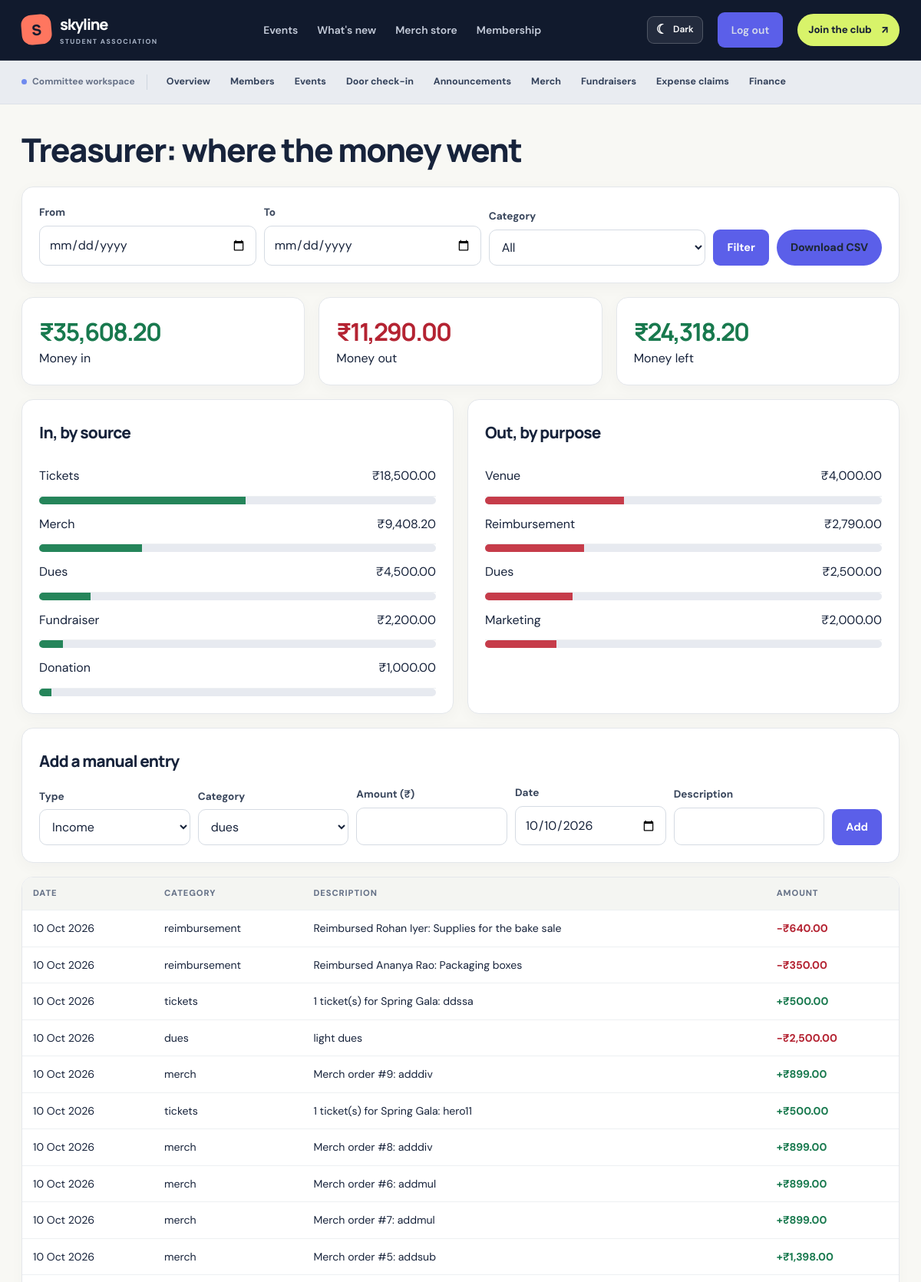
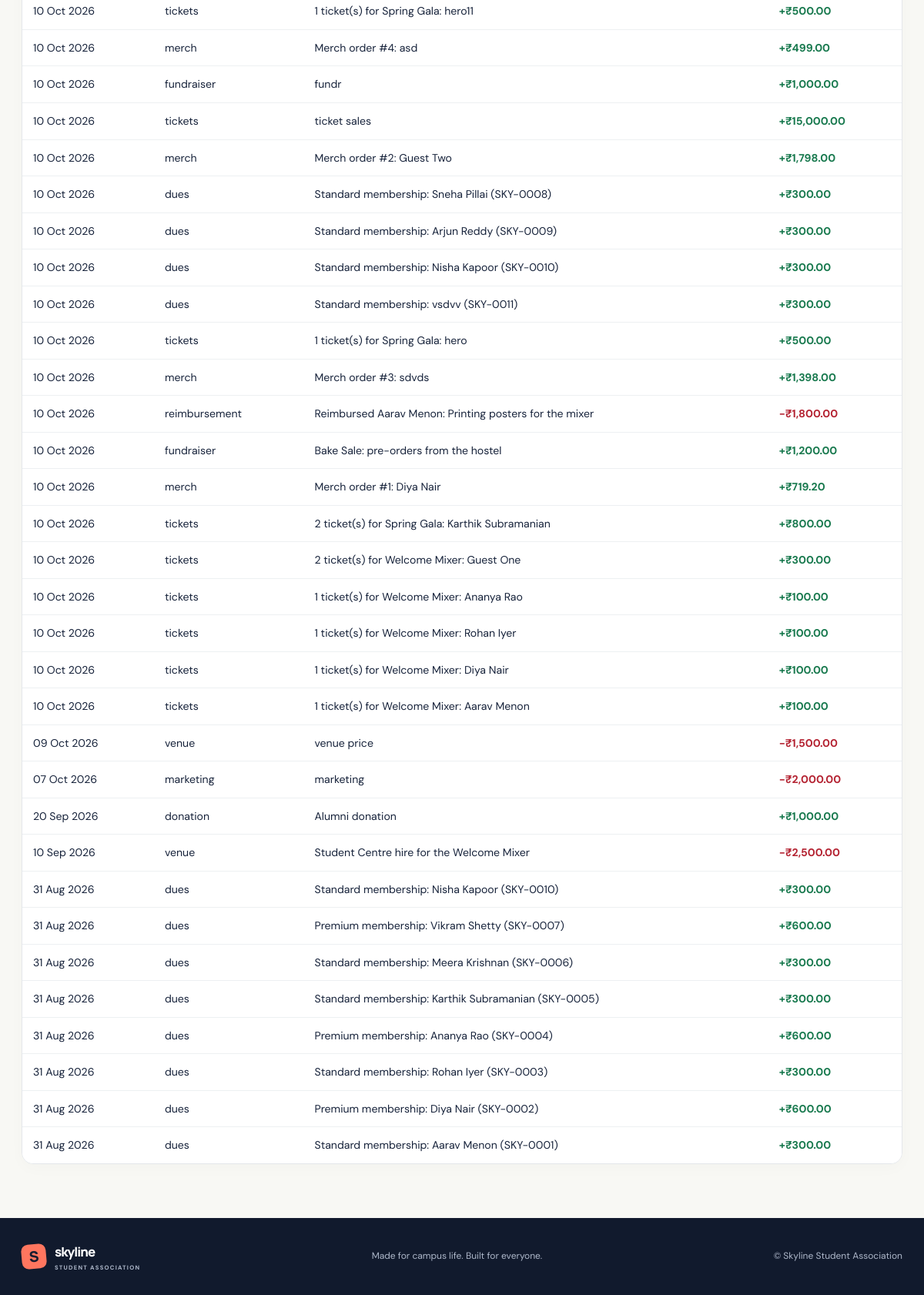
The app's page /admin/finance (signed in) with its own data (2 pictures, top to bottom).
### tables this page shows
CREATE TABLE transactions (
    id INTEGER PRIMARY KEY,
    date TEXT NOT NULL,
    kind TEXT NOT NULL CHECK (kind IN ('income', 'expense')),
    category TEXT NOT NULL,
    amount REAL NOT NULL,
    description TEXT NOT NULL,
    ref TEXT
);

### app.py (the view)
@app.get('/admin/finance')
@admin_required
def admin_finance():
    rows, start, end, category = finance_rows()
    income = sum(r['amount'] for r in rows if r['kind'] == 'income')
    expense = sum(r['amount'] for r in rows if r['kind'] == 'expense')
    breakdown = {'income': {}, 'expense': {}}
    for r in rows:
        breakdown[r['kind']][r['category']] = breakdown[r['kind']].get(r['category'], 0) + r['amount']
    return render_template('admin_finance.html', rows=rows, income=income, expense=expense, breakdown=breakdown,
                           start=start, end=end, category=category,
                           categories=sorted(set(INCOME_CATEGORIES + EXPENSE_CATEGORIES)),
                           income_cats=INCOME_CATEGORIES, expense_cats=EXPENSE_CATEGORIES, today=today_iso())

### app.py (called while the page is built)
@app.context_processor
def inject_csrf_token():
    from flask_wtf.csrf import generate_csrf
    return {"csrf_token": generate_csrf}

def today_iso():
    return date.today().isoformat()

@app.template_filter('money')
def money_filter(value):
    return f"₹{float(value or 0):,.2f}"

@app.template_filter('pretty')
def pretty_filter(value):
    if not value:
        return ''
    try:
        parsed = datetime.fromisoformat(value)
    except ValueError:
        return value
    if 'T' in value or ' ' in value:
        return parsed.strftime('%d %b %Y, %I:%M %p')
    return parsed.strftime('%d %b %Y')

@app.context_processor
def inject_globals():
    return {'is_admin': bool(session.get('admin')), 'status_of': member_status}

def admin_required(view):
    @wraps(view)
    def wrapper(*args, **kwargs):
        if not session.get('admin'):
            return redirect(url_for('login', next=request.full_path.rstrip('?')))
        return view(*args, **kwargs)
    return wrapper

def finance_rows():
    start, end = request.args.get('start', ''), request.args.get('end', '')
    category = request.args.get('category', '')
    sql, args = 'SELECT * FROM transactions WHERE 1 = 1', []
    if start:
        sql += ' AND date >= ?'
        args.append(start)
    if end:
        sql += ' AND date <= ?'
        args.append(end)
    if category:
        sql += ' AND category = ?'
        args.append(category)
    return query(sql + ' ORDER BY date DESC, id DESC', args), start, end, category

### db.py (called while the page is built)
def get_db():
    if 'db' not in g:
        g.db = sqlite3.connect(DB_PATH)
        g.db.row_factory = sqlite3.Row
        g.db.execute('PRAGMA foreign_keys = ON')
    return g.db

def query(sql, args=(), one=False):
    cur = get_db().execute(sql, args)
    rows = cur.fetchall()
    cur.close()
    if one:
        return rows[0] if rows else None
    return rows

### templates/admin_finance.html
{% extends 'base.html' %}
{% block content %}
<h1>Treasurer: where the money went</h1>
<form method="get" class="inline card">
  <div><label>From</label><input type="date" name="start" value="{{ start }}"></div>
  <div><label>To</label><input type="date" name="end" value="{{ end }}"></div>
  <div><label>Category</label><select name="category"><option value="">All</option>{% for c in categories %}<option {% if c == category %}selected{% endif %}>{{ c }}</option>{% endfor %}</select></div>
  <button type="submit">Filter</button>
  <a class="btn secondary" style="color:#1f2937" href="{{ url_for('admin_finance_csv', start=start, end=end, category=category) }}">Download CSV</a>
</form>
<div class="grid3">
  <div class="card"><div class="stat pos">{{ income|money }}</div>Money in</div>
  <div class="card"><div class="stat neg">{{ expense|money }}</div>Money out</div>
  <div class="card"><div class="stat {{ 'pos' if income - expense >= 0 else 'neg' }}">{{ (income - expense)|money }}</div>Money left</div>
</div>
<div class="grid2">
  <div class="card"><h2>In, by source</h2>
    {% for cat, amt in breakdown.income|dictsort(by='value')|reverse %}<div class="item"><span>{{ cat|capitalize }}</span><span>{{ amt|money }}</span></div>
    <div class="bar-track"><div class="bar-fill green" style="width:{{ (amt * 100 / income)|round }}%"></div></div>
    {% else %}<p class="muted">Nothing yet.</p>{% endfor %}</div>
  <div class="card"><h2>Out, by purpose</h2>
    {% for cat, amt in breakdown.expense|dictsort(by='value')|reverse %}<div class="item"><span>{{ cat|capitalize }}</span><span>{{ amt|money }}</span></div>
    <div class="bar-track"><div class="bar-fill red" style="width:{{ (amt * 100 / expense)|round }}%"></div></div>
    {% else %}<p class="muted">Nothing yet.</p>{% endfor %}</div>
</div>
<form method="post" action="{{ url_for('admin_finance_add') }}" class="card">
  <input type="hidden" name="csrf_token" value="{{ csrf_token() }}"><h2>Add a manual entry</h2>
  <div class="inline">
    <div><label>Type</label><select name="kind"><option value="income">Income</option><option value="expense">Expense</option></select></div>
    <div><label>Category</label><select name="category">{% for c in income_cats %}<option>{{ c }}</option>{% endfor %}{% for c in expense_cats if c not in income_cats %}<option>{{ c }}</option>{% endfor %}</select></div>
    <div><label>Amount (₹)</label><input name="amount" type="number" step="0.01" min="0.01" required></div>
    <div><label>Date</label><input name="date" type="date" value="{{ today }}"></div>
    <div><label>Description</label><input name="description" required></div>
    <button type="submit">Add</button>
  </div>
</form>
<div class="table-wrap"><table>
  <tr><th>Date</th><th>Category</th><th>Description</th><th>Amount</th></tr>
  {% for r in rows %}<tr><td>{{ r.date|pretty }}</td><td>{{ r.category }}</td><td>{{ r.description }}</td>
    <td class="{{ 'pos' if r.kind == 'income' else 'neg' }}">{{ '+' if r.kind == 'income' else '-' }}{{ r.amount|money }}</td></tr>
  {% else %}<tr><td colspan="4" class="muted">No entries match.</td></tr>{% endfor %}
</table></div>
{% endblock %}

### static/style.css (style rules this page uses)
:root { --ink: #17243b; --ink-deep: #101b31; --ink-soft: #283752; --paper: #f7f7f3; --white: #ffffff; --muted: #747e8e; --line: #e4e7e9; --lime: #d7f36a; --blue: #647df5; --brand: #536de8; --brand-dark: #3c52c5; --ok: #18794e; --warn: #a96510; --bad: #b42332; --shadow: 0 16px 42px rgba(23, 36, 59, .07); }
* { box-sizing: border-box; }
html { scroll-behavior: smooth; }
body { margin: 0; font-family: 'DM Sans', system-ui, -apple-system, 'Segoe UI', sans-serif; background: var(--paper); color: var(--ink); line-height: 1.6; -webkit-font-smoothing: antialiased; }
a { color: var(--brand-dark); text-decoration: none; transition: color .18s ease, background .18s ease, transform .18s ease; }
button, input, select, textarea { font: inherit; }
.btn, button { display: inline-flex; align-items: center; justify-content: center; gap: 12px; min-height: 44px; padding: 11px 17px; border: 1px solid transparent; border-radius: 9px; background: var(--brand); color: #fff; font-size: .9rem; font-weight: 700; cursor: pointer; text-decoration: none; transition: transform .18s ease, background .18s ease, box-shadow .18s ease; }
h1, h2, h3, h4 { color: var(--ink); font-family: 'Manrope', sans-serif; letter-spacing: -.035em; }
main h1 { margin: .2em 0 .55em; font-size: clamp(1.9rem, 4vw, 2.65rem); font-weight: 800; line-height: 1.12; }
main h2 { margin: .2em 0 .65em; font-size: 1.3rem; font-weight: 800; }
.grid2 { display: grid; grid-template-columns: repeat(auto-fit, minmax(min(100%, 300px), 1fr)); gap: 18px; }
.grid3 { display: grid; grid-template-columns: repeat(auto-fit, minmax(min(100%, 220px), 1fr)); gap: 18px; }
.card { padding: 22px; margin-bottom: 18px; border: 1px solid var(--line); border-radius: 13px; background: #fff; box-shadow: 0 3px 12px rgba(23,36,59,.025); }
.stat { font: 800 2rem 'Manrope', sans-serif; letter-spacing: -.06em; }
.item { display: flex; justify-content: space-between; align-items: flex-start; gap: 14px; padding: 13px 0; border-bottom: 1px solid #edf0f2; }
label { display: block; margin: 13px 0 6px; color: #39465c; font-size: .85rem; font-weight: 700; }
input, select, textarea { width: 100%; padding: 11px 12px; border: 1px solid #d5dbe3; border-radius: 9px; outline: none; background: #fff; color: var(--ink); transition: border-color .15s ease, box-shadow .15s ease; }
.inline { display: flex; align-items: end; flex-wrap: wrap; gap: 10px; }
.inline > div { flex: 1; min-width: 140px; }
.inline label { margin-top: 0; }
.table-wrap { overflow-x: auto; border: 1px solid var(--line); border-radius: 11px; background: #fff; }
table { width: 100%; border-collapse: collapse; background: #fff; }
th, td { padding: 12px 14px; border-bottom: 1px solid #edf0f2; text-align: left; vertical-align: top; font-size: .88rem; }
th { background: #f2f4f7; color: #657187; font-size: .7rem; font-weight: 800; text-transform: uppercase; letter-spacing: .08em; }
tr:last-child td { border-bottom: 0; }
.bar-track { height: 10px; overflow: hidden; border-radius: 999px; background: #e7eaf0; }
.bar-fill { height: 100%; background: var(--brand); }
.bar-fill.green { background: #25855a; }
.bar-fill.red { background: #c63c4a; }
.pos { color: var(--ok); font-weight: 700; }
.neg { color: var(--bad); font-weight: 700; }
:root { --ink:#17233b;--ink-deep:#111a2d;--ink-soft:#293854;--paper:#f8f8f4;--white:#fff;--muted:#737e90;--line:#e4e7eb;--lime:#d8f36a;--blue:#5865f2;--brand:#5b5fe9;--brand-dark:#4248c9;--coral:#ff765f;--ok:#18794e;--warn:#a96510;--bad:#b42332;--shadow:0 18px 48px rgba(23,35,59,.10) }
body { background:#f8f8f4;color:var(--ink) }
.btn { border-radius:999px;font-weight:800;letter-spacing:-.01em;transition:transform .2s ease,box-shadow .2s ease,background .2s ease }
.card,.table-wrap,.ticket,.col { border-radius:15px }
.card { box-shadow:0 5px 20px rgba(23,36,59,.035) }
.table-wrap { box-shadow:0 5px 20px rgba(23,36,59,.025) }
th { background:#f4f5f2 }
input,select,textarea { border-radius:10px }

### records on screen
transactions: category "Tickets", amt "₹18,500.00", {{ (amt * 100 / income)|round }} 52.0 (drawn), date|pretty "10 Oct 2026", category "tickets", description "1 ticket(s) for Spring Gala: ddssa", kind "+", amount "₹500.00"
transactions: category "Merch", amt "₹9,408.20", {{ (amt * 100 / income)|round }} 26.0 (drawn), date|pretty "10 Oct 2026", category "merch", description "Merch order #9: adddiv", kind "+", amount "₹899.00"
transactions: category "Dues", amt "₹4,500.00", {{ (amt * 100 / income)|round }} 13.0 (drawn), date|pretty "10 Oct 2026", category "dues", description "Standard membership: Sneha Pillai (SKY-0008)", kind "+", amount "₹300.00"
transactions: category "Fundraiser", amt "₹2,200.00", {{ (amt * 100 / income)|round }} 6.0 (drawn), date|pretty "10 Oct 2026", category "fundraiser", description "fundr", kind "+", amount "₹1,000.00"
transactions: category "Donation", amt "₹1,000.00", {{ (amt * 100 / income)|round }} 3.0 (drawn), date|pretty "20 Sep 2026", category "donation", description "Alumni donation", kind "+", amount "₹1,000.00"
transactions: category "Venue", amt "₹4,000.00", {{ (amt * 100 / expense)|round }} 35.0 (drawn), date|pretty "09 Oct 2026", category "venue", description "venue price", kind "-", amount "₹1,500.00"
transactions: category "Reimbursement", amt "₹2,790.00", {{ (amt * 100 / expense)|round }} 25.0 (drawn), date|pretty "10 Oct 2026", category "reimbursement", description "Reimbursed Rohan Iyer: Supplies for the bake sale", kind "-", amount "₹640.00"
transactions: category "Dues", amt "₹2,500.00", {{ (amt * 100 / expense)|round }} 22.0 (drawn), date|pretty "10 Oct 2026", category "dues", description "light dues", kind "-", amount "₹2,500.00"
transactions: category "Marketing", amt "₹2,000.00", {{ (amt * 100 / expense)|round }} 18.0 (drawn), date|pretty "07 Oct 2026", category "marketing", description "marketing", kind "-", amount "₹2,000.00"
transactions: date|pretty "10 Oct 2026", category "reimbursement", description "Reimbursed Ananya Rao: Packaging boxes", kind "-", amount "₹350.00"
transactions: date|pretty "10 Oct 2026", category "tickets", description "1 ticket(s) for Spring Gala: hero11", kind "+", amount "₹500.00"
transactions: date|pretty "10 Oct 2026", category "merch", description "Merch order #8: adddiv", kind "+", amount "₹899.00"
transactions: date|pretty "10 Oct 2026", category "merch", description "Merch order #6: addmul", kind "+", amount "₹899.00"
transactions: date|pretty "10 Oct 2026", category "merch", description "Merch order #7: addmul", kind "+", amount "₹899.00"
transactions: date|pretty "10 Oct 2026", category "merch", description "Merch order #5: addsub", kind "+", amount "₹1,398.00"
transactions: date|pretty "10 Oct 2026", category "tickets", description "1 ticket(s) for Spring Gala: hero11", kind "+", amount "₹500.00"
transactions: date|pretty "10 Oct 2026", category "merch", description "Merch order #4: asd", kind "+", amount "₹499.00"
transactions: date|pretty "10 Oct 2026", category "tickets", description "ticket sales", kind "+", amount "₹15,000.00"
transactions: date|pretty "10 Oct 2026", category "merch", description "Merch order #2: Guest Two", kind "+", amount "₹1,798.00"
transactions: date|pretty "10 Oct 2026", category "dues", description "Standard membership: Arjun Reddy (SKY-0009)", kind "+", amount "₹300.00"
transactions: date|pretty "10 Oct 2026", category "dues", description "Standard membership: Nisha Kapoor (SKY-0010)", kind "+", amount "₹300.00"
transactions: date|pretty "10 Oct 2026", category "dues", description "Standard membership: vsdvv (SKY-0011)", kind "+", amount "₹300.00"
transactions: date|pretty "10 Oct 2026", category "tickets", description "1 ticket(s) for Spring Gala: hero", kind "+", amount "₹500.00"
transactions: date|pretty "10 Oct 2026", category "merch", description "Merch order #3: sdvds", kind "+", amount "₹1,398.00"
transactions: date|pretty "10 Oct 2026", category "reimbursement", description "Reimbursed Aarav Menon: Printing posters for the mixer", kind "-", amount "₹1,800.00"
transactions: date|pretty "10 Oct 2026", category "fundraiser", description "Bake Sale: pre-orders from the hostel", kind "+", amount "₹1,200.00"
transactions: date|pretty "10 Oct 2026", category "merch", description "Merch order #1: Diya Nair", kind "+", amount "₹719.20"
transactions: date|pretty "10 Oct 2026", category "tickets", description "2 ticket(s) for Spring Gala: Karthik Subramanian", kind "+", amount "₹800.00"
transactions: date|pretty "10 Oct 2026", category "tickets", description "2 ticket(s) for Welcome Mixer: Guest One", kind "+", amount "₹300.00"
transactions: date|pretty "10 Oct 2026", category "tickets", description "1 ticket(s) for Welcome Mixer: Ananya Rao", kind "+", amount "₹100.00"
transactions: date|pretty "10 Oct 2026", category "tickets", description "1 ticket(s) for Welcome Mixer: Rohan Iyer", kind "+", amount "₹100.00"
transactions: date|pretty "10 Oct 2026", category "tickets", description "1 ticket(s) for Welcome Mixer: Diya Nair", kind "+", amount "₹100.00"
transactions: date|pretty "10 Oct 2026", category "tickets", description "1 ticket(s) for Welcome Mixer: Aarav Menon", kind "+", amount "₹100.00"
transactions: date|pretty "10 Sep 2026", category "venue", description "Student Centre hire for the Welcome Mixer", kind "-", amount "₹2,500.00"
transactions: date|pretty "31 Aug 2026", category "dues", description "Standard membership: Nisha Kapoor (SKY-0010)", kind "+", amount "₹300.00"
transactions: date|pretty "31 Aug 2026", category "dues", description "Premium membership: Vikram Shetty (SKY-0007)", kind "+", amount "₹600.00"
transactions: date|pretty "31 Aug 2026", category "dues", description "Standard membership: Meera Krishnan (SKY-0006)", kind "+", amount "₹300.00"
transactions: date|pretty "31 Aug 2026", category "dues", description "Standard membership: Karthik Subramanian (SKY-0005)", kind "+", amount "₹300.00"
transactions: date|pretty "31 Aug 2026", category "dues", description "Premium membership: Ananya Rao (SKY-0004)", kind "+", amount "₹600.00"
transactions: date|pretty "31 Aug 2026", category "dues", description "Standard membership: Rohan Iyer (SKY-0003)", kind "+", amount "₹300.00"
transactions: date|pretty "31 Aug 2026", category "dues", description "Premium membership: Diya Nair (SKY-0002)", kind "+", amount "₹600.00"
transactions: date|pretty "31 Aug 2026", category "dues", description "Standard membership: Aarav Menon (SKY-0001)", kind "+", amount "₹300.00"

### other values on screen
{{ income|money }} "₹35,608.20"
{{ expense|money }} "₹11,290.00"
{{ (income - expense)|money }} "₹24,318.20"
form field category "dues"
